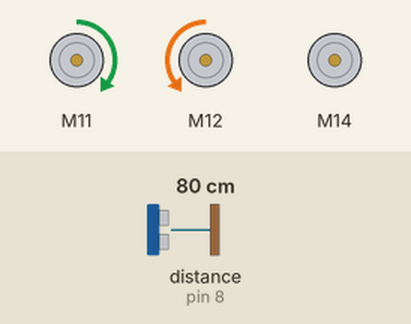
Bench run of a sketch on a simulated Arduino Uno, built with avr-gcc and run on an emulated ATmega328P. Shown: 3 × DC motor (green arrow = forward, orange = backward, longer = faster). The test bench sets the inputs (shaded band); at power-on: distance to the obstacle (sensor on pin 8) 80 cm.

Above: at 0.8 s.
0.9 s: distance to the obstacle (sensor on pin 8) set to 10 cm
2.4 s: distance to the obstacle (sensor on pin 8) set to 7 cm
At 2.7 s:
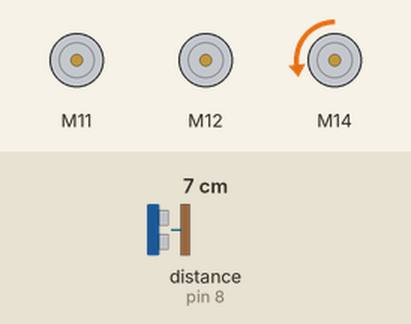
At 7.7 s:
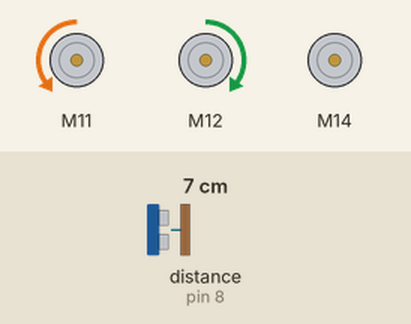
Timing chart, 0 to 14.9 s (numbered marks = the images above; inputs shaded):
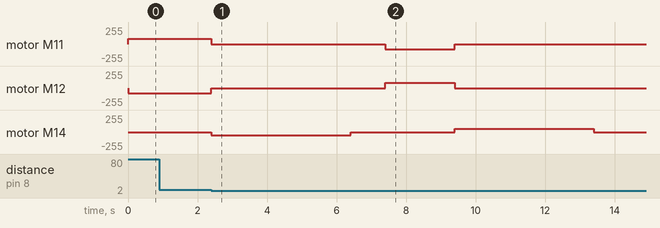

Measured:
- the behaviour switches between 9 and 8 cm on distance to the obstacle (sensor on pin 8) (found by bisection; images 0 and 1)
- after the input at 0.9 s, every drawn part: stays the same
- after the input at 2.4 s, motor M11: forward 80/255 → stopped at once, → backward 80/255 5.0 s later, → stopped 2.0 s later; motor M12: backward 80/255 → stopped at once, → forward 80/255 5.0 s later, → stopped 2.0 s later; motor M14: stopped → backward 50/255 at once, → stopped 4.0 s later, → forward 50/255 3.0 s later, → stopped 4.0 s later

The sketch:

warehousebot_program.ino
```cpp
/**
 * @file warehousebot_program.ino
 * @author Mario Krizic
 *
 * function list:
 * void isr_process_encoder1(void);
 * void isr_process_encoder2(void);
 * void isr_process_encoder4(void);
 * void move(int direction, int speed);
 * void setup();
 * void loop();
 * void wait_seconds(float seconds);
 * void loop_motors();
 *
*/

#include"MeMegaPi.h"

/*Encoder Motors
  Slot 1 and 2 have the motors for moving the robot
  Slot 3 has the motor for opening and closing the robotic arm*/
MeEncoderOnBoard Encoder_1(SLOT1);
MeEncoderOnBoard Encoder_2(SLOT2);
MeEncoderOnBoard Encoder_4(SLOT4);

/*Ultrasonic sensor on port 8*/
MeUltrasonicSensor ultrasonic_8(8);

/*Interrupt service routine for encoder 1*/
void isr_process_encoder1(void)
{
      if(digitalRead(Encoder_1.getPortB()) == 0){
            Encoder_1.pulsePosMinus();
      }else{
            Encoder_1.pulsePosPlus();
      }
}

/*Interrupt service routine for encoder 2*/
void isr_process_encoder2(void)
{
      if(digitalRead(Encoder_2.getPortB()) == 0){
            Encoder_2.pulsePosMinus();
      }else{
            Encoder_2.pulsePosPlus();
      }
}

/*Interrupt service routine for encoder 4*/
void isr_process_encoder4(void)
{
      if(digitalRead(Encoder_4.getPortB()) == 0){
            Encoder_4.pulsePosMinus();
      }else{
            Encoder_4.pulsePosPlus();
      }
}

/*Method to simplify moving
 1 -> Move Forward
 2 -> Move Backwards
 3 -> Turn Left
 4 -> Turn Right*/

void move(int direction, int speed)
{
      int leftSpeed = 0;
      int rightSpeed = 0;
      if(direction == 1){
            leftSpeed = -speed;
            rightSpeed = speed;
      }else if(direction == 2){
            leftSpeed = speed;
            rightSpeed = -speed;
      }else if(direction == 3){
            leftSpeed = speed;
            rightSpeed = speed;
      }else if(direction == 4){
            leftSpeed = -speed;
            rightSpeed = -speed;
      }
      Encoder_1.setTarPWM(rightSpeed);
      Encoder_2.setTarPWM(leftSpeed);
}


/*Setup function
Programs for warehouse bots should have all their functionality defined here*/
void setup()
{
    //Set Pwm 8KHz - Necessary for MegaPi programs
    TCCR1A = _BV(WGM10);
    TCCR1B = _BV(CS11) | _BV(WGM12);
    TCCR2A = _BV(WGM21) | _BV(WGM20);
    TCCR2B = _BV(CS21);

    /*Attach Interrupts on the active encoders*/
    attachInterrupt(Encoder_1.getIntNum(), isr_process_encoder1, RISING);
    attachInterrupt(Encoder_2.getIntNum(), isr_process_encoder2, RISING);
    attachInterrupt(Encoder_4.getIntNum(), isr_process_encoder4, RISING);
    /*Actual Program*/
    move(1,80);
    while(!((ultrasonic_8.distanceCm()) < (9)))
    {
        loop_motors();
    }
    move(1,0);
    Encoder_4.setTarPWM(-50);
    wait_seconds(4);
    Encoder_4.setTarPWM(0);
    wait_seconds(1);
    move(2,80);
    wait_seconds(2);
    move(1,0);
    Encoder_4.setTarPWM(50);
    wait_seconds(4);
    Encoder_4.setTarPWM(0);

}

/*Loop Program
Should not contain any actual code as a new program should
get uploaded when this one finishes*/
void loop()
{
    loop_motors(); /*prevents arm from opnening itself until it breaks*/
}

/*custom delay method to keep motors running while waiting*/
void wait_seconds(float seconds)
{
    long endTime = millis() + seconds * 1000;
    while(millis() < endTime)loop_motors();
}

/*custom loop program to simulate multitasking*/
void loop_motors()
{
    Encoder_1.loop();
    Encoder_2.loop();

    Encoder_4.loop();


}
```
